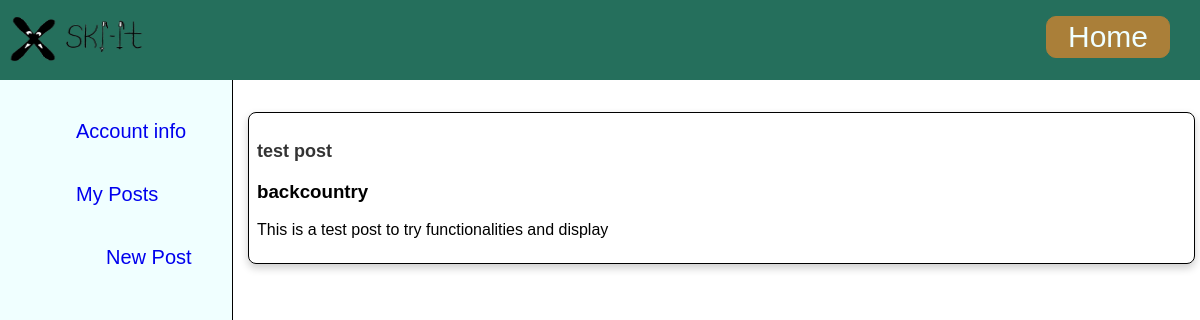
Page /routes/account.php (signed in) on the committed database.
### tables this page shows
CREATE TABLE `posts`(
    `post_id` INT AUTO_INCREMENT PRIMARY KEY,
    `username` varchar(255) NOT NULL,
    `title` VARCHAR(255) NOT NULL,
    `content` TEXT NOT NULL,
    `type` ENUM('resort', 'backcountry') NOT NULL,
    `post_date` TIMESTAMP DEFAULT CURRENT_TIMESTAMP,
    `likes` INT DEFAULT 0,
    `post_img` VARCHAR(255) DEFAULT NULL,
    FOREIGN KEY(username) REFERENCES users(username) ON DELETE CASCADE ON UPDATE CASCADE
);

### routes/account.php (the view, shortened to what this page needs)
<!DOCTYPE HTML>
<head lang="en">
    <link rel="stylesheet" href="../css/header.css">
    <link rel="stylesheet" href="../css/account.css">
</head>
<?php include 'headers/header2.php'; ?>
<body>
    <div class="menu">
        <ul>
            <li class="navmenu"><a href='accountInfo.php'>Account info</a></li>
            <li class="navmenu"><a href='account.php'>My Posts</a></li>
            <li class="navmenu"><a id="makePost" href="makePost.php">New Post</a></li>
        </ul>
    </div>
    <div class="main">
        <?php
            include('dbConnection.php');
            $query = "SELECT * FROM posts WHERE username = ? ORDER BY post_date DESC";
            $stmt = $pdo->prepare($query);
            $stmt->bindValue(1, $_SESSION['username']);
            $stmt->execute();
            if ($stmt->rowCount() > 0) {
                while ($post = $stmt->fetch(PDO::FETCH_ASSOC)) {
                    echo "<div class='post'>";
                    echo "<h2>" . $post['title'] . "</h2>";
                    echo "<h3>" . $post['type'] . "</h3>";
                    echo "<p>" . $post['content'] . "</p>";
                    echo "</div>";
                }
            }
        ?>
    </div>
</body>

### css/header.css (style rules this page uses)
.menu { position: fixed; overflow: auto; top:80px; left:0; padding: 0 1em 0 1em; height:100vh; background-color: azure; margin: 0em 2em 0em 0em; width: 200px; display:flex; flex-direction:column; font-family: 'Montserrat', sans-serif; border-right: solid 1px black; z-index: 100; }
.menu ul { list-style:none; font-size: 20px; }
.menu ul li { vertical-align: center; text-align: left; margin: 1em 1em 1em 1em; cursor: pointer; transition: background-color 0.3s ease; }
.menu ul li a { text-decoration: none; }
.main { position: relative; top:80px; left:200px; font-family: "Comic sans MS", "Comic Sans", "cursive", sans-serif; overflow: scroll; margin: 1em 1em 1em 1em; padding: 0 1.5em 0 1.5em; width: 80%; }

### css/account.css (style rules this page uses)
#makePost { position: relative; left:1.5em; width: 4.5em; }
.post { margin-top:1em; margin-bottom: 1em; border: 1px solid black; border-radius: 0.5em; padding: 0.5em; box-shadow: 0 4px 8px 0 rgba(0,0,0,0.2); transition: 0.3s; }
.navmenu { cursor: pointer; transition: background-color 0.3s ease; display:inline-block; }
h2 { font-size: 18px; font-weight: bold; margin: 20px 0 10px; color: #333333; }

### rows in the picture
posts: title "test post", type "backcountry", content "This is a test post to try functionalities and display"
